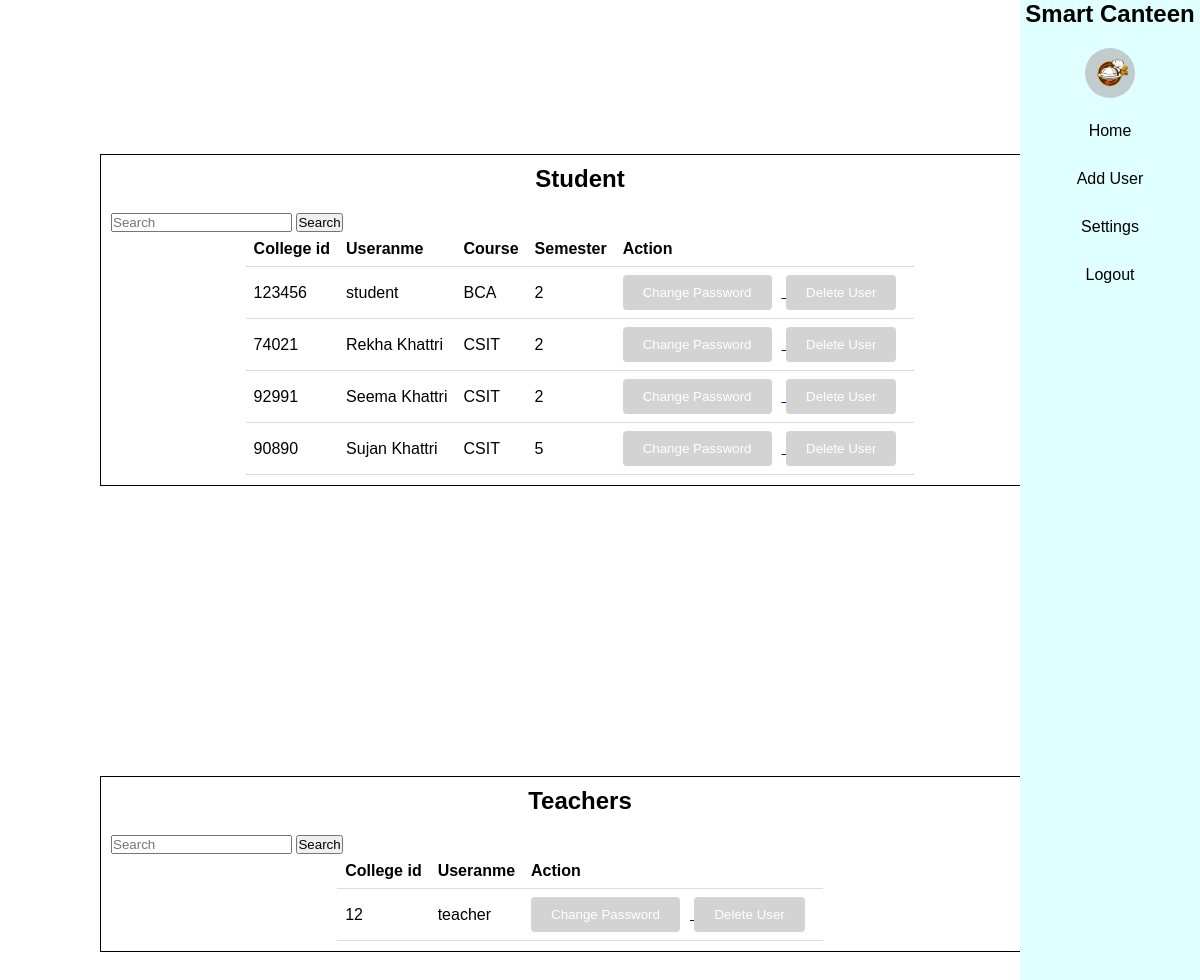
/list_users, run on an earlier commit of the app's database.
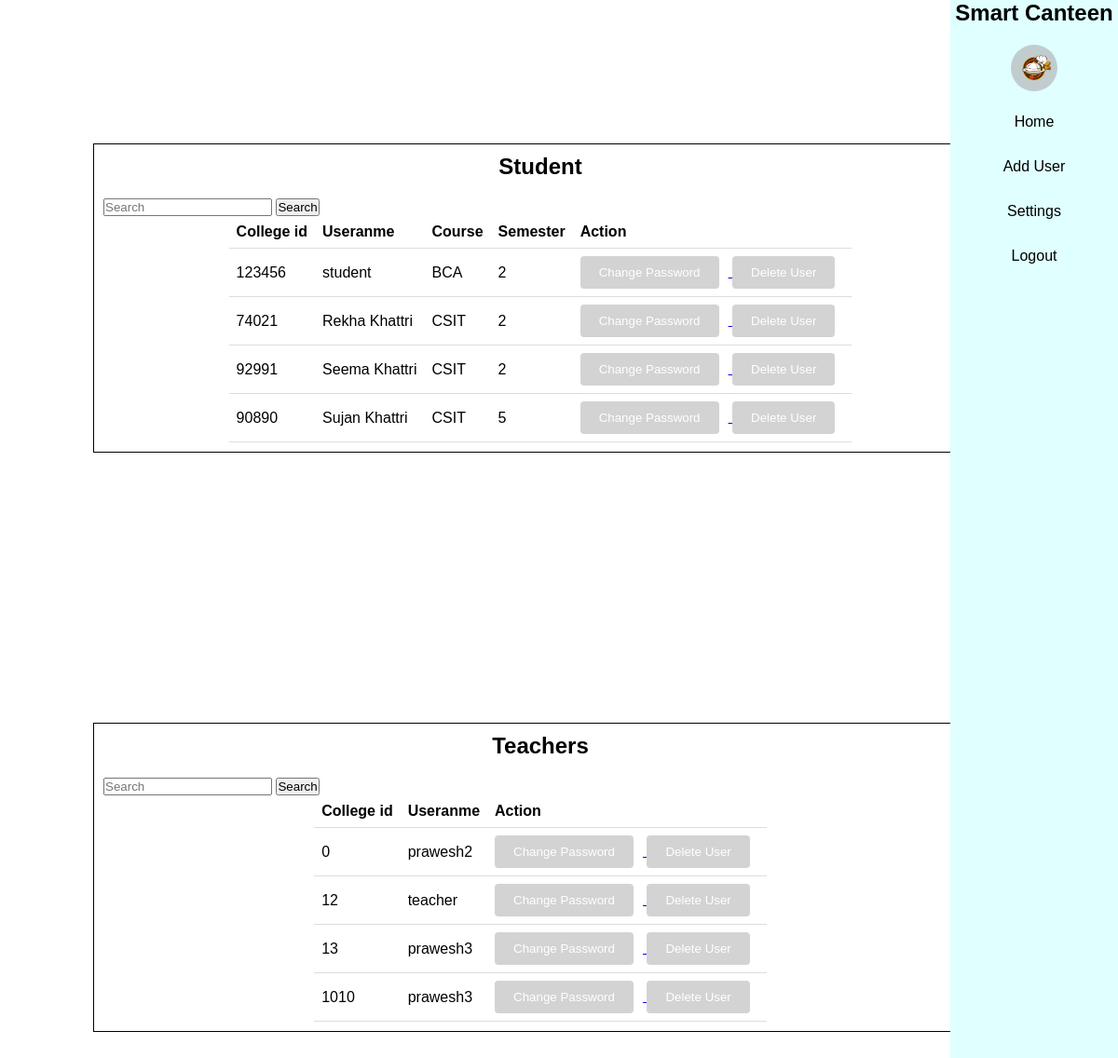
And on a later commit of the database.
### base/models.py (models this page shows, shortened)
class Student(models.Model):
    user = models.OneToOneField(CustomUser, on_delete=models.CASCADE)
    semester = models.IntegerField(choices=SEMESTER_CHOICES)
    course = models.ForeignKey(Course, on_delete=models.CASCADE)
    user_type = models.CharField(max_length=100, default="Student")
    class Meta:
        verbose_name = "Student"
        verbose_name_plural = "Students"

class CustomUser(AbstractUser):
    username = models.CharField(max_length=100)
    is_verified = models.BooleanField(default=False)
    college_id = models.IntegerField( unique=True)
    USERNAME_FIELD = (
        "college_id"
    )
    REQUIRED_FIELDS = [
        "username"
    ]
    class Meta:
        ordering = ["college_id"]

class Course(models.Model):
    name = models.CharField(max_length=100, unique=True)
    def __str__(self):
        return self.name

class Administration(models.Model):
    USER_TYPE_CHOICES = (
        ("Admin", "Admin"),
        ("Teacher", "Teacher"),
        ("Staff", "Staff"),
    )
    user = models.OneToOneField(CustomUser, on_delete=models.CASCADE)
    user_type = models.CharField(max_length=100, choices=USER_TYPE_CHOICES)
    class Meta:
        verbose_name = "Administration"
        verbose_name_plural = "Administration"

### base/views.py (the view)
# urls.py: path("list_users", list_users, name="list_users"),
def list_users(request):
    students = Student.objects.all().order_by("user__college_id")[:9]
    teachers = Administration.objects.filter(user_type="Teacher").order_by(
        "user__college_id"
    )[:7]
    students = Student.objects.all()
    courses = Course.objects.all()
    teacher_query = request.GET.get("search_teacher", "")
    student_query = request.GET.get("search_student", "")
    if teacher_query:
        teachers = Administration.objects.filter(user_type="Teacher").filter(
            Q(user__college_id__icontains=teacher_query)
            | Q(user__username__icontains=teacher_query)
        )
    if student_query:
        students = Student.objects.filter(
            Q(user__college_id__icontains=student_query)
            | Q(user__username__icontains=student_query)
        )
    courses = Course.objects.all()
    context = {"students": students, "teachers": teachers, "courses": courses}
    return render(request, "dashboards/admin/users_list.html", context)

### base/templates/dashboards/admin/users_list.html (shortened to what this page needs)
<!DOCTYPE html>
{% load static %}
<html>
<head>
    <link rel="stylesheet" type="text/css" href="{% static 'styles/styles.css'%}">
</head>
<body>
    <div class="main">
        <div class="navbar">
            <nav>
                <ul>
                    <li id="brand">
                        <div id="brand">
                            <h2>
                                Smart Canteen
                            </h2>
                            <img id="logo" src="{%static 'images/icons/image.png'%}" alt="">
                        </div>
                    </li>
                    <li><a href="{% url 'canteen_admin' %}">Home</a></li>
                    <li><a href="{% url 'add_users'%}">Add User</a></li>
                    <li><a href="admin.html">Settings</a></li>
                    <li><a href="{% url 'logout' %}">Logout</a></li>
                </ul>
            </nav>
        </div>
    </div>
    <br><br><br>
    <div class="user-section">
        <h2>Student</h2>
        <div class="search-section">
            <form action="" method="get">
                <input type="text" name="search_student" placeholder="Search">
                <button type="submit">Search</button>
            </form>
        </div>
        <div>
            <table>
                <tr>
                    <th>College id</th>
                    <th>Useranme</th>
                    <th>Course</th>
                    <th>Semester</th>
                    <th>Action</th>
                </tr>
                {% for student in students %}
                <tr>
                    <td>{{student.user.college_id}}</td>
                    <td>{{student.user.username}}</td>
                    <td>{{student.course}}</td>
                    <td>{{student.semester}}</td>
                    <td>
                        <a href="{% url 'change_password' student.user.pk  %}">
                            <button>Change Password</button>
                        </a>
                        <a href="{% url 'delete_user' student.user.pk %}">
                            <button>Delete User</button>
                        </a>
                    </td>
                </tr>
                {% endfor %}
            </table>
        </div>
    </div>
    <br><br><br><br><br>
    <div class="user-section">
        <h2>Teachers</h2>
        <div class="search-section">
            <form action="" method="get">
                <input type="text" name="search_teacher" placeholder="Search">
                <button type="submit">Search</button>
            </form>
        </div>
        <div>
            <table>
                <tr>
                    <th>College id</th>
                    <th>Useranme</th>
                    <th>Action</th>
                </tr>
                {% for teacher in teachers %}
                <tr>
                    <td>{{teacher.user.college_id}}</td>
                    <td>{{teacher.user.username}}</td>
                    <td>
                        <a href="{% url 'change_password' teacher.user.pk  %}">
                            <button>Change Password</button>
                        </a>
                        <a href="{% url 'delete_user' teacher.user.pk %}">
                            <button>Delete User</button>
                        </a>
                    </td>
                </tr>
                {% endfor %}
            </table>
        </div>
    </div>
</body>
</html>

What changed in the data, as far as the page shows it:
added Administration: user.college_id "0", user.username "prawesh2"
added Administration: user.college_id "13", user.username "prawesh3"
added Administration: user.college_id "1010", user.username "prawesh3"
